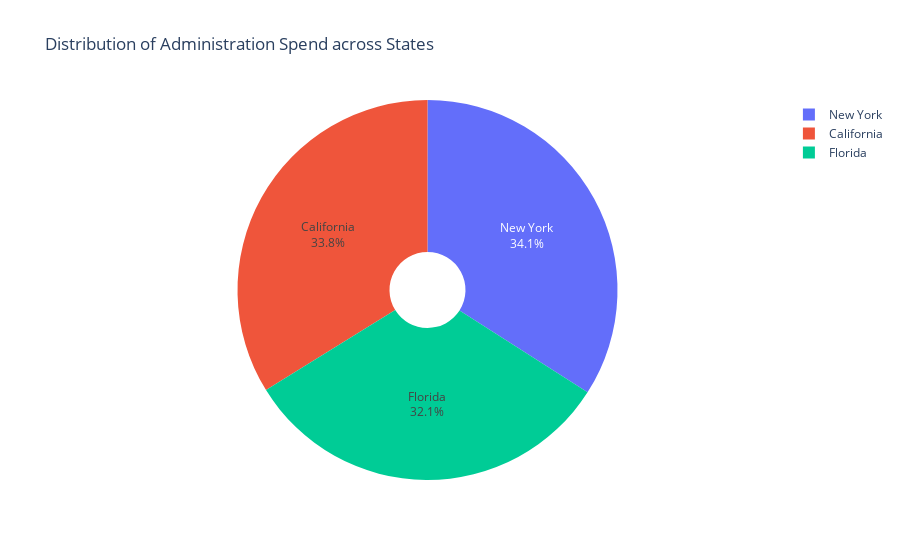

Notebook source saved alongside this figure:
### Code cell
# Distribution of Administration Spend across States
fig=px.pie(df,values="Administration",names="State",hole=0.2,title='Distribution of Administration Spend across States')
fig.update_traces(textposition='inside', textinfo='percent+label')
fig.show()

### Figure 1 — Plotly figure (JSON) as saved in the notebook; plotly's stock layout.template omitted (floating-point values rounded to 4 significant figures)
{"data": [{"domain": {"x": [0, 1], "y": [0, 1]}, "hole": 0.2, "hovertemplate": "State=%{label}<br>Administration=%{value}<extra></extra>", "labels": ["New York", "California", "Florida", "New York", "Florida", "New York", "California", "Florida", "New York", "California", "Florida", "California", "Florida", "California", "Florida", "New York", "California", "New York", "Florida", "New York", "California", "New York", "Florida", "Florida", "New York", "California", "Florida", "New York", "Florida", "New York", "Florida", "New York", "California", "Florida", "California", "New York", "Florida", "California", "New York", "California", "California", "Florida", "California", "New York", "California", "New York", "Florida", "California", "New York", "California"], "legendgroup": "", "name": "", "showlegend": true, "textinfo": "percent+label", "textposition": "inside", "type": "pie", "values": [136900.0, 151400.0, 101100.0, 118700.0, 91390.0, 99810.0, 147200.0, 145500.0, 148700.0, 108700.0, 110600.0, 91790.0, 127300.0, 135500.0, 156500.0, 122600.0, 121600.0, 145100.0, 114200.0, 153500.0, 113900.0, 153800.0, 122800.0, 105800.0, 99280.0, 139600.0, 144100.0, 127900.0, 182600.0, 153000.0, 115600.0, 152700.0, 129200.0, 103100.0, 157700.0, 85050.0, 127100.0, 51280.0, 65950.0, 82980.0, 118500.0, 84710.0, 96190.0, 127400.0, 154800.0, 124200.0, 115800.0, 135400.0, 51740.0, 117000.0]}], "layout": {"autosize": true, "legend": {"tracegroupgap": 0}, "title": {"text": "Distribution of Administration Spend across States"}}}
